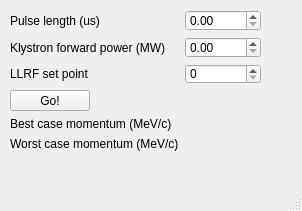
<?xml version="1.0" encoding="UTF-8"?>
<ui version="4.0">
 <class>MainWindow</class>
 <widget class="QMainWindow" name="MainWindow">
  <property name="geometry">
   <rect>
    <x>0</x>
    <y>0</y>
    <width>302</width>
    <height>211</height>
   </rect>
  </property>
  <property name="windowTitle">
   <string>Gun momentum calculator</string>
  </property>
  <widget class="QWidget" name="centralwidget">
   <widget class="QWidget" name="layoutWidget">
    <property name="geometry">
     <rect>
      <x>10</x>
      <y>10</y>
      <width>251</width>
      <height>141</height>
     </rect>
    </property>
    <layout class="QFormLayout" name="formLayout">
     <property name="fieldGrowthPolicy">
      <enum>QFormLayout::AllNonFixedFieldsGrow</enum>
     </property>
     <item row="0" column="0">
      <widget class="QLabel" name="label">
       <property name="text">
        <string>Pulse length (us)</string>
       </property>
      </widget>
     </item>
     <item row="0" column="1">
      <widget class="QDoubleSpinBox" name="doubleSpinBox">
       <property name="singleStep">
        <double>0.100000000000000</double>
       </property>
      </widget>
     </item>
     <item row="1" column="0">
      <widget class="QLabel" name="label_2">
       <property name="text">
        <string>Klystron forward power (MW)</string>
       </property>
      </widget>
     </item>
     <item row="1" column="1">
      <widget class="QDoubleSpinBox" name="doubleSpinBox_2">
       <property name="keyboardTracking">
        <bool>false</bool>
       </property>
       <property name="decimals">
        <number>2</number>
       </property>
       <property name="maximum">
        <double>10.449999999999999</double>
       </property>
       <property name="singleStep">
        <double>0.100000000000000</double>
       </property>
      </widget>
     </item>
     <item row="3" column="0">
      <widget class="QPushButton" name="pushButton">
       <property name="text">
        <string>Go!</string>
       </property>
      </widget>
     </item>
     <item row="4" column="0">
      <widget class="QLabel" name="label_3">
       <property name="text">
        <string>Best case momentum (MeV/c)</string>
       </property>
      </widget>
     </item>
     <item row="4" column="1">
      <widget class="QLabel" name="label_4">
       <property name="sizePolicy">
        <sizepolicy hsizetype="Preferred" vsizetype="Fixed">
         <horstretch>0</horstretch>
         <verstretch>0</verstretch>
        </sizepolicy>
       </property>
       <property name="text">
        <string/>
       </property>
       <property name="alignment">
        <set>Qt::AlignCenter</set>
       </property>
      </widget>
     </item>
     <item row="5" column="0">
      <widget class="QLabel" name="label_6">
       <property name="sizePolicy">
        <sizepolicy hsizetype="Preferred" vsizetype="Preferred">
         <horstretch>0</horstretch>
         <verstretch>4</verstretch>
        </sizepolicy>
       </property>
       <property name="text">
        <string>Worst case momentum (MeV/c)</string>
       </property>
      </widget>
     </item>
     <item row="5" column="1">
      <widget class="QLabel" name="label_5">
       <property name="text">
        <string/>
       </property>
       <property name="alignment">
        <set>Qt::AlignCenter</set>
       </property>
      </widget>
     </item>
     <item row="2" column="0">
      <widget class="QLabel" name="label_8">
       <property name="text">
        <string>LLRF set point</string>
       </property>
      </widget>
     </item>
     <item row="2" column="1">
      <widget class="QSpinBox" name="spinBox_3">
       <property name="keyboardTracking">
        <bool>false</bool>
       </property>
       <property name="maximum">
        <number>17000</number>
       </property>
       <property name="singleStep">
        <number>100</number>
       </property>
      </widget>
     </item>
    </layout>
   </widget>
  </widget>
  <widget class="QMenuBar" name="menubar">
   <property name="geometry">
    <rect>
     <x>0</x>
     <y>0</y>
     <width>302</width>
     <height>21</height>
    </rect>
   </property>
  </widget>
  <widget class="QStatusBar" name="statusbar"/>
 </widget>
 <resources/>
 <connections/>
</ui>
